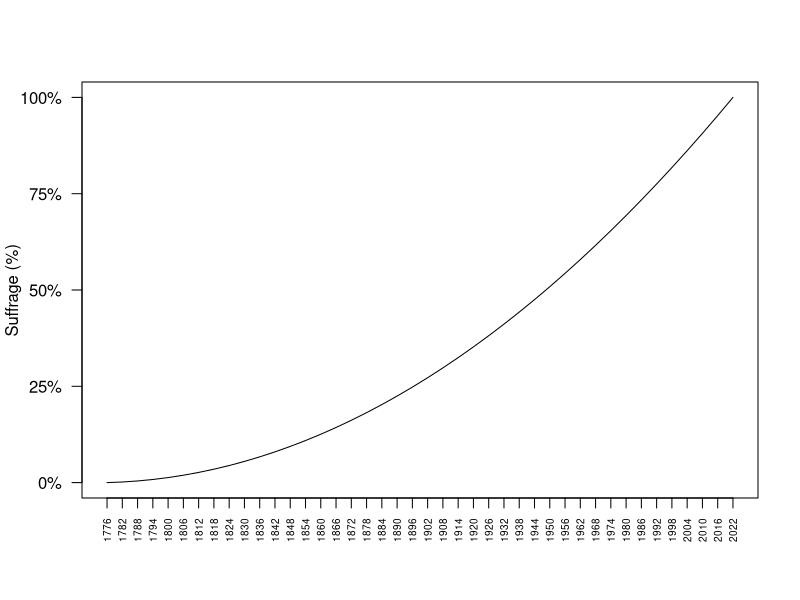
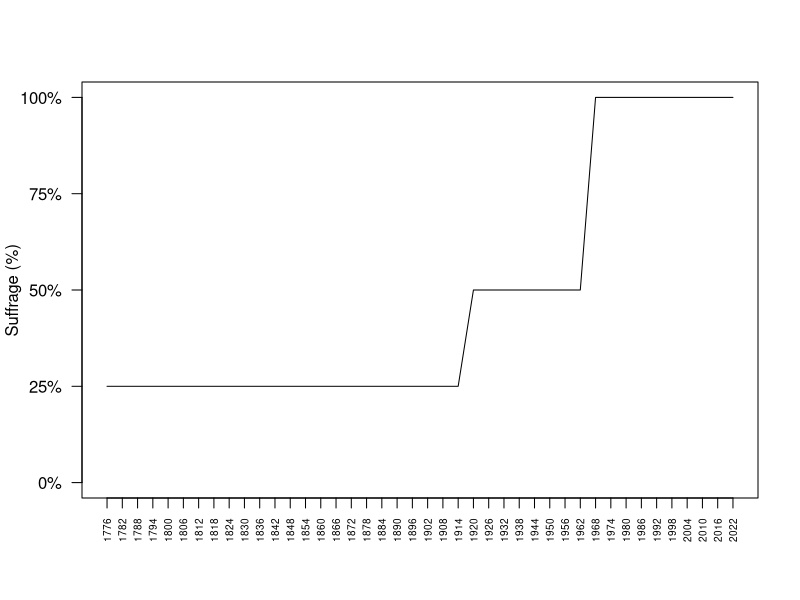
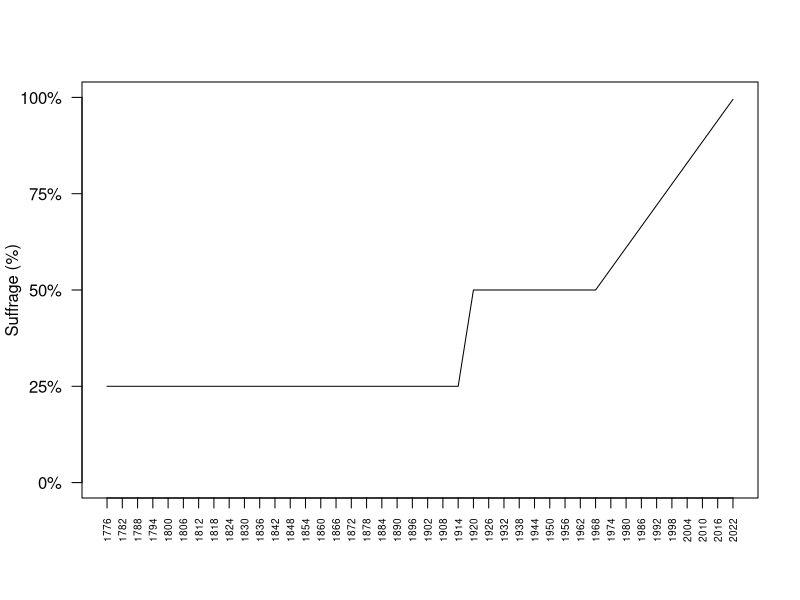

These figures' R source, in order:
## ---- chunk 1
knitr::opts_chunk$set(echo = FALSE)
## ---- chunk 2
y <- seq(0.02,1,0.0235)
y <- y^2
years <- seq(1776, 2022, 6)
imaginary.data <- (y-min(y))/(max(y)-min(y))

plot(1, type = "n", xlab = "",
     ylab = "Suffrage (%)", xlim = c(1776, 2022), 
     ylim = c(0, 1), axes=F)
			axis(side=2, las=2, at=seq(0, 1, 0.25), labels=paste0(seq(0,100, 25), "%"))
			axis(side=1, las=2, at=seq(1776, 2022, 6), labels=seq(1776, 2022, 6), cex.axis=0.6)
			box(col="black")
			lines(years, imaginary.data)
## ---- chunk 3

years <- seq(1776, 2022, 6)
imaginary.data <- c(rep(0.25, 24), rep(0.5,8), rep(1,10))

plot(1, type = "n", xlab = "",
     ylab = "Suffrage (%)", xlim = c(1776, 2022), 
     ylim = c(0, 1), axes=F)
			axis(side=2, las=2, at=seq(0, 1, 0.25), labels=paste0(seq(0,100, 25), "%"))
			axis(side=1, las=2, at=seq(1776, 2022, 6), labels=seq(1776, 2022, 6), cex.axis=0.6)
			box(col="black")
			lines(years, imaginary.data)
## ---- chunk 4

years <- seq(1776, 2022, 6)
imaginary.data <- c(rep(0.25, 24), rep(0.5,8), seq(0.5,1,0.055))

plot(1, type = "n", xlab = "",
     ylab = "Suffrage (%)", xlim = c(1776, 2022), 
     ylim = c(0, 1), axes=F)
			axis(side=2, las=2, at=seq(0, 1, 0.25), labels=paste0(seq(0,100, 25), "%"))
			axis(side=1, las=2, at=seq(1776, 2022, 6), labels=seq(1776, 2022, 6), cex.axis=0.6)
			box(col="black")
			lines(years, imaginary.data)
